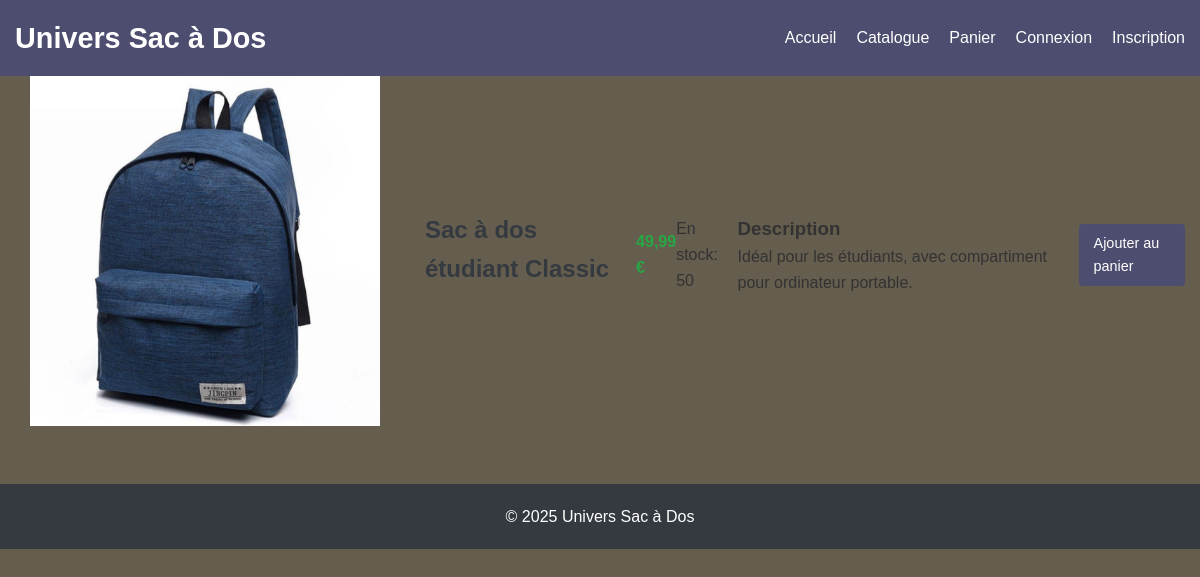
Screenshot of /product/2/ with the database file from the repository.
### store/models.py (models this page shows, shortened)
class Product(models.Model):
    name = models.CharField(max_length=200)
    description = models.TextField()
    price = models.DecimalField(max_digits=10, decimal_places=2)
    category = models.ForeignKey(Category, on_delete=models.CASCADE)
    stock = models.PositiveIntegerField(default=0)
    image = models.ImageField(upload_to='products/', blank=True, null=True)
    created_at = models.DateTimeField(auto_now_add=True)

### store/views.py (the view)
# urls.py: path('product/<int:product_id>/', views.product_detail, name='product_detail'),
def product_detail(request, product_id):
    product = get_object_or_404(Product, id=product_id)
    return render(request, 'store/product_detail.html', {'product': product})

### store/templates/store/product_detail.html (shortened to what this page needs)
{% extends 'store/base.html' %}
{% block content %}
    <div class="product-detail">
        <div class="product-image">
            {% if product.image %}
                <img src="{{ product.image.url }}" alt="{{ product.name }}">
            {% else %}
                <div class="no-image">Pas d'image</div>
            {% endif %}
        </div>
        <div class="product-info">
            <h2>{{ product.name }}</h2>
            <p class="price">{{ product.price }} €</p>
            <p class="stock">
                {% if product.stock > 0 %}
                    En stock: {{ product.stock }}
                {% else %}
                    Rupture de stock
                {% endif %}
            </p>
            <div class="description">
                <h3>Description</h3>
                <p>{{ product.description }}</p>
            </div>
            {% if product.stock > 0 %}
                <a href="{% url 'add_to_cart' product.id %}" class="btn btn-primary">Ajouter au panier</a>
            {% else %}
                <button class="btn btn-disabled" disabled>Indisponible</button>
            {% endif %}
        </div>
    </div>
{% endblock %}

### static/css/style.css (style rules this page uses)
* { margin: 0; padding: 0; box-sizing: border-box; }
body { font-family: 'Gill Sans', 'Gill Sans MT', Calibri, 'Trebuchet MS', sans-serif; line-height: 1.6; color: #333; background-color: #655d4e; }
h2 { margin-bottom: 20px; color: #343a40; }
.price { font-weight: bold; color: #28a745; margin: 10px 0; }
.btn { display: inline-block; padding: 8px 15px; background-color: #454979c4; color: white; text-decoration: none; border-radius: 4px; font-size: 0.9rem; transition: background-color 0.3s; border: none; cursor: pointer; }
.product-detail { display: grid; grid-template-columns: 1fr 2fr; gap: 30px; }
.product-image img, .product-image .no-image { width: 100%; height: 350px; object-fit: contain; border-radius: 5px; }
.product-info h2 { margin-bottom: 10px; }
.description { margin: 20px 0; }
.product-info { display: flex; align-items: center; }

### rows the page displays
Product: image (picture), name "Sac à dos étudiant Classic", price "49,99", stock "50", description "Idéal pour les étudiants, avec compartiment pour ordinateur portable."
